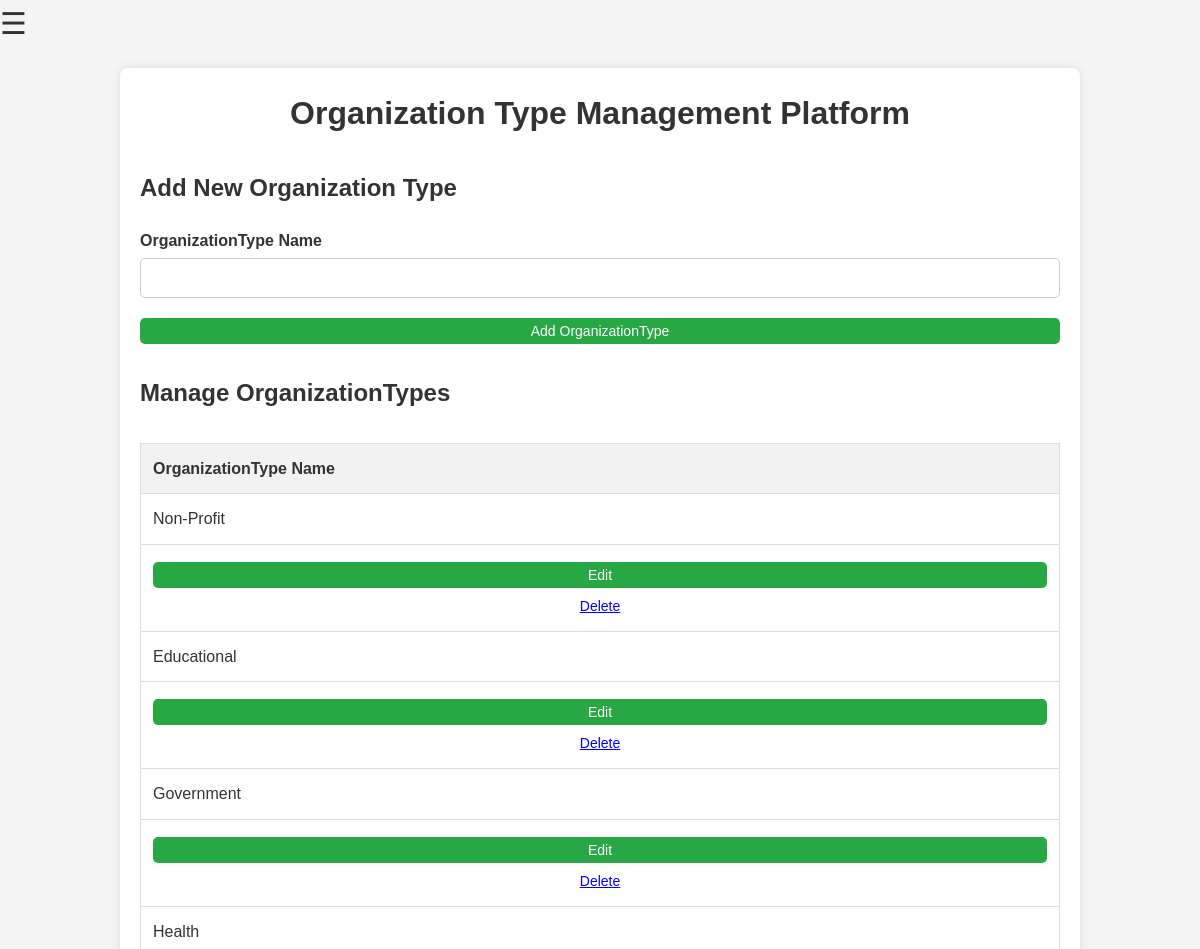
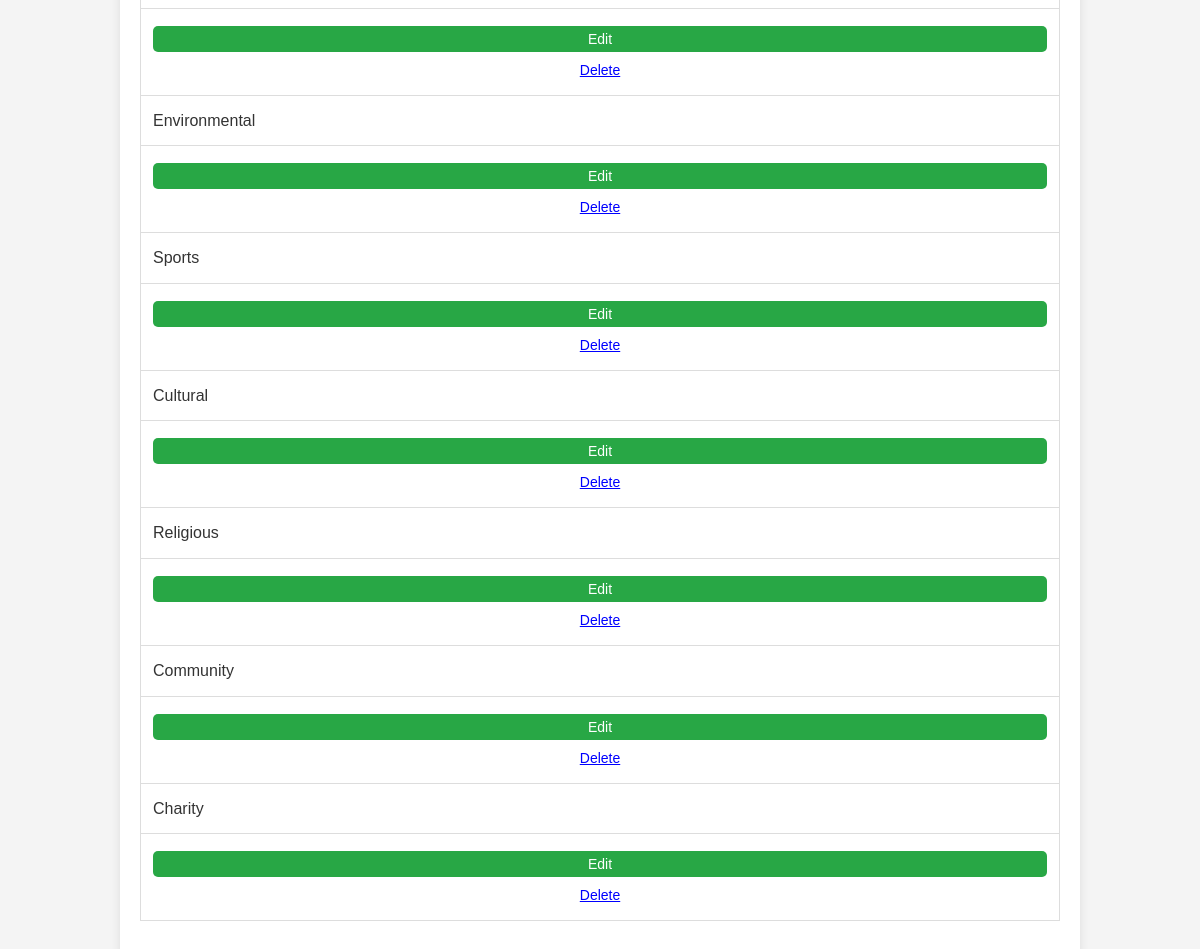
Page /Views/OrganizationTypeControlPanel.php on the committed database (2 pictures, top to bottom).
### tables this page shows
CREATE TABLE `organizationtype` (
  `OrganizationTypeID` int NOT NULL AUTO_INCREMENT,
  `OrganizationTypeName` varchar(50) NOT NULL,
  PRIMARY KEY (`OrganizationTypeID`)
);

### Models/Database.php (called while the page is built, shortened)
<?php
class Database {
    protected $conn;
    private static $instance;
    public function __construct() {
        $this->conn = new mysqli('localhost', 'root', 'Deda2782002!', 'VolunteerManagementSystem');
    }
    public static function getInstance() {
        if (!self::$instance) {
            self::$instance = new Database();
        }
        return self::$instance;
    }
    public function getConnection() {
        return $this->conn;
    }
}
?>

### Models/OrganizationTypeModel.php (called while the page is built, shortened)
<?php
require_once 'Database.php';
class OrganizationType {
    public function __construct($OrganizationTypeID= null)
    {
        $name = OrganizationType::get_organization_type_name_from_id($OrganizationTypeID);
    }
    public static function getAllOrganizationTypes() {
        $query = "SELECT OrganizationTypeID, OrganizationTypeName FROM OrganizationType";
        $result = Database::getInstance()->getConnection()->query($query);
        $organizationTypes = [];
        while ($row = $result->fetch_assoc()) {
            $organizationType = new OrganizationType();
            $organizationType->OrganizationTypeID = $row['OrganizationTypeID'];
            $organizationType->OrganizationTypeName = $row['OrganizationTypeName'];
            $organizationTypes[] = $organizationType;
        }
        return $organizationTypes;
    }
    public static function get_organization_type_name_from_id($id)
    {
        $sql = "SELECT OrganizationTypeName FROM OrganizationType WHERE OrganizationTypeID = ?";
        $stmt = Database::getInstance()->getConnection()->prepare($sql);
        $stmt->bind_param("i", $id);
        $stmt->execute();
        $result = $stmt->get_result();
        if ($row = $result->fetch_assoc()) {
            return $row['OrganizationTypeName'];
        }
        return null;
    }
}
?>

### Controllers/OrganizationTypeController.php (called while the page is built, shortened)
<?php
require_once '../Models/OrganizationTypeModel.php';
class OrganizationTypeController {
    public function __construct() {
        $this->OrganizationTypeModel = new OrganizationType();
    }
    public function get_all_OrganizationTypes() {
        return OrganizationType::getAllOrganizationTypes();
    }
}
?>

### Views/OrganizationTypeControlPanel.php (the view, shortened to what this page needs)
<?php
require_once '../Controllers/OrganizationTypeController.php';
$controller = new OrganizationTypeController();
$OrganizationTypes = $controller->get_all_OrganizationTypes();
?>
<!DOCTYPE html>
<html lang="en">
<head>
    <link rel="stylesheet" href="./Style/style_control_panel.css">
</head>
<body>
    <span class="open-btn" onclick="openNav()">&#9776;</span>
    <div class="container">
        <h1>Organization Type Management Platform</h1>
        <h2>Add New Organization Type</h2>
        <form id="userForm" action="OrganizationTypeControlPanel.php" method="post">
            <div class="form-group">
                <label for="OrganizationTypeName">OrganizationType Name</label>
                <input type="text" id="OrganizationTypeName" name="OrganizationTypeName" required>
            </div>
            <button type="submit" class="button">Add OrganizationType</button>
        </form>
        <h2>Manage OrganizationTypes</h2>
        <table class="crud-table">
            <thead>
                <tr>
                    <th>OrganizationType Name</th>
                </tr>
            </thead>
            <tbody>
    <?php foreach ($OrganizationTypes as $OrganizationType) : ?>
        <tr>
            <td><?= $OrganizationType->OrganizationTypeName; ?></td>
        </tr>
        <td>
            <button type="button" onclick="openModal(<?= $OrganizationType->OrganizationTypeID; ?>, '<?= $OrganizationType->OrganizationTypeName; ?>')">Edit</button>
            <form method="POST" action="OrganizationTypeControlPanel.php" onsubmit="return confirm('Are you sure you want to delete this OrganizationType?');" style="display:inline;">
                <button type="submit" style="background:none; border:none; color:blue; cursor:pointer; text-decoration:underline;">Delete</button>
            </form>
        </td>
    <?php endforeach; ?>
</tbody>
        </table>
    </div>
</body>
</html>

### Views/Style/style_control_panel.css (style rules this page uses)
* { margin: 0; padding: 0; box-sizing: border-box; }
body { font-family: Arial, sans-serif; background-color: #f4f4f4; color: #333; line-height: 1.6; }
.container { width: 80%; margin: 20px auto; justify-content: center; padding: 20px; background-color: #fff; border-radius: 8px; box-shadow: 0 0 10px rgba(0, 0, 0, 0.1); }
h1 { text-align: center; margin-bottom: 20px; color: #333; }
h2 { margin-top: 30px; color: #333; }
form { margin-top: 20px; }
.form-group { margin-bottom: 15px; }
label { display: block; font-weight: bold; margin-bottom: 5px; }
input[type="text"], input[type="tel"], input[type="email"], select { width: 100%; padding: 10px; border: 1px solid #ccc; border-radius: 5px; font-size: 16px; }
input[type="submit"], button { width: 100%; padding: 10px; background-color: #007BFF; color: white; border: none; border-radius: 5px; cursor: pointer; font-size: 16px; transition: background-color 0.3s ease; }
table { width: 100%; border-collapse: collapse; margin-top: 30px; margin-bottom: 30px; }
table, th, td { border: 1px solid #ddd; }
th, td { padding: 12px; text-align: left; }
th { background-color: #f2f2f2; }
button { margin-top: 5px; padding: 5px 10px; background-color: #28a745; font-size: 14px; cursor: pointer; border-radius: 5px; border: none; }
.open-btn { font-size: 30px; cursor: pointer; color: #333; }

### rows in the picture
organizationtype: OrganizationTypeName "Non-Profit"
organizationtype: OrganizationTypeName "Educational"
organizationtype: OrganizationTypeName "Government"
organizationtype: OrganizationTypeName "Health"
organizationtype: OrganizationTypeName "Environmental"
organizationtype: OrganizationTypeName "Sports"
organizationtype: OrganizationTypeName "Cultural"
organizationtype: OrganizationTypeName "Religious"
organizationtype: OrganizationTypeName "Community"
organizationtype: OrganizationTypeName "Charity"
